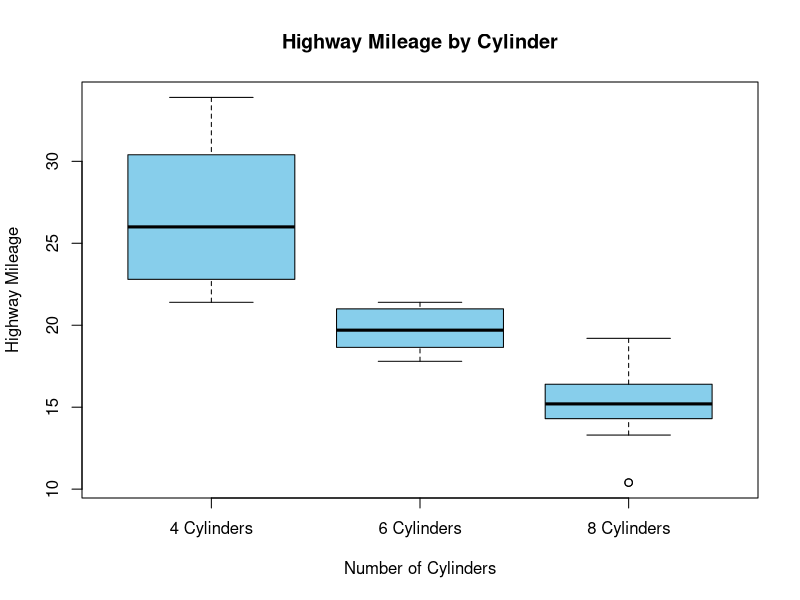

Generate this figure with R:

# Step 1: Split the data by cylinder variable 
cylinder_groups <- split(mtcars$mpg, mtcars$cyl) 

# Step 2: Create a boxplot of highway mileage for each cylinder group 
boxplot(cylinder_groups,  
        main = "Highway Mileage by Cylinder",  
        xlab = "Number of Cylinders",  
        ylab = "Highway Mileage", 
        names = c("4 Cylinders", "6 Cylinders", "8 Cylinders"), 
        col = "skyblue", 
        border = "black") 